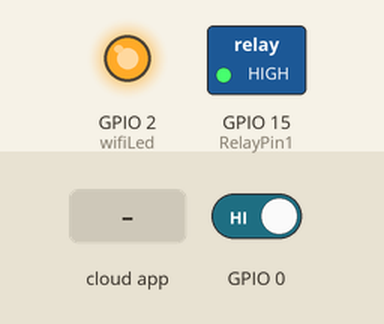
Recording of a sketch running on a simulated ESP32. On the bench: switched loads named in the sketch (green lamp = pin HIGH), output pins drawn as LEDs (lit = HIGH). Inputs (shaded band) come from the test bench; at power-on: GPIO 0 HIGH. WiFi joins after 1.5 s; servers stay silent unless stated; what the sketch prints to the serial monitor is not drawn.

Above: at 2.7 s.
2.8 s: GPIO 0 driven LOW
At 4.0 s:
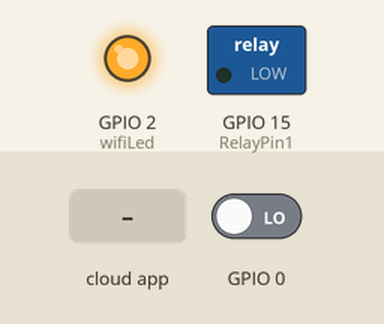
4.3 s: the phone or cloud app sets Study.Lamp to 0
At 5.5 s:
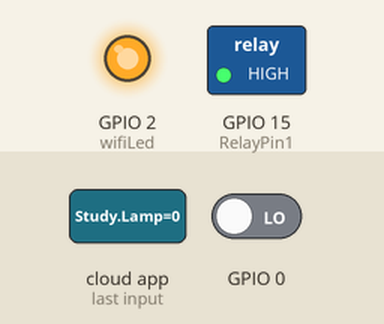
5.8 s: the phone or cloud app sets Study.Lamp to 255
At 6.8 s:
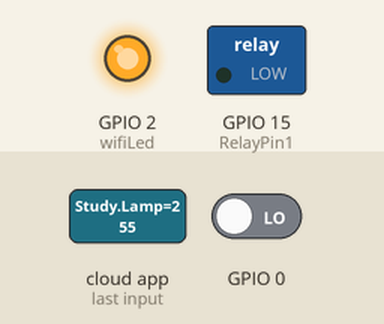
7.3 s: the phone or cloud app sets Study.Lamp to 64
At 8.0 s:
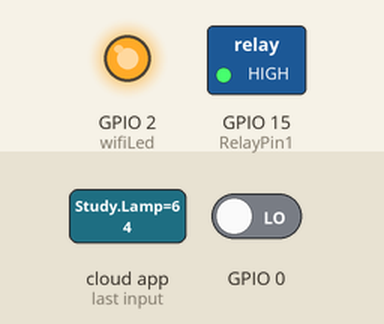
Timing chart, 0 to 10.3 s (numbered marks = the images above; inputs shaded):
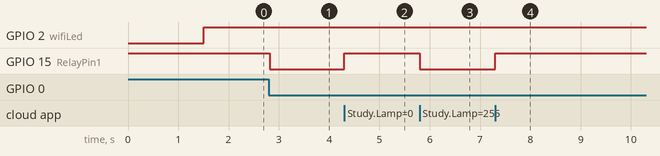

The sketch:

On_Off_With_Alexa.ino
```cpp
#include <WiFi.h>
#include <Espalexa.h>
#include <AceButton.h>
using namespace ace_button;

Espalexa espalexa;

// define the GPIO connected with Relays and switches
#define RelayPin1 15  //D23

#define wifiLed    2   //D2

// WiFi Credentials
const char* ssid = "Xiaomi_D159";
const char* password = "A5%Jimish";

// device names
String Device_1_Name = "Study Lamp";

// prototypes
boolean connectWifi();

//callback functions
void firstLightChanged(uint8_t brightness);

ButtonConfig config1;
AceButton button1(&config1);

void handleEvent1(AceButton*, uint8_t, uint8_t);
boolean wifiConnected = false;

//our callback functions
void firstLightChanged(uint8_t brightness)
{
  //Control the device
  if (brightness == 255)
    {
      digitalWrite(RelayPin1, LOW);
      Serial.println("Device1 ON");
    }
  else
  {
    digitalWrite(RelayPin1, HIGH);
    Serial.println("Device1 OFF");
  }
}

// connect to wifi – returns true if successful or false if not
boolean connectWifi()
{
  boolean state = true;
  int i = 0;

  WiFi.mode(WIFI_STA);
  WiFi.begin(ssid, password);
  Serial.println("");
  Serial.println("Connecting to WiFi");

  // Wait for connection
  Serial.print("Connecting...");
  while (WiFi.status() != WL_CONNECTED) {
    delay(500);
    Serial.print(".");
    if (i > 20) {
      state = false; break;
    }
    i++;
  }
  Serial.println("");
  if (state) {
    Serial.print("Connected to ");
    Serial.println(ssid);
    Serial.print("IP address: ");
    Serial.println(WiFi.localIP());
  }
  else {
    Serial.println("Connection failed.");
  }
  return state;
}

void addDevices(){
  // Define your devices here.
  espalexa.addDevice(Device_1_Name, firstLightChanged); //simplest definition, default state off

  espalexa.begin();
}

void setup()
{
  Serial.begin(115200);

  pinMode(RelayPin1, OUTPUT);

  pinMode(wifiLed, OUTPUT);


  //During Starting all Relays should TURN OFF
  digitalWrite(RelayPin1, HIGH);

  config1.setEventHandler(button1Handler);

  // Initialise wifi connection
  wifiConnected = connectWifi();

  if (wifiConnected)
  {
    addDevices();
  }
  else
  {
    Serial.println("Cannot connect to WiFi. So in Manual Mode");
    delay(1000);
  }
}

void loop()
{
   if (WiFi.status() != WL_CONNECTED)
  {
    //Serial.print("WiFi Not Connected ");
    digitalWrite(wifiLed, LOW); //Turn off WiFi LED
  }
  else
  {
    //Serial.print("WiFi Connected  ");
    digitalWrite(wifiLed, HIGH);
    //Manual Switch Control
    //WiFi Control
    if (wifiConnected){
      espalexa.loop();
      delay(1);
    }
    else {
      wifiConnected = connectWifi(); // Initialise wifi connection
      if(wifiConnected){
      addDevices();
      }
    }
  }
  button1.check();
}

void button1Handler(AceButton* button, uint8_t eventType, uint8_t buttonState) {
  Serial.println("EVENT1");
  EspalexaDevice* d1 = espalexa.getDevice(0); //this will get "first device", the index is zero-based
  switch (eventType) {
    case AceButton::kEventPressed:
      Serial.println("kEventPressed");
      d1->setPercent(100); //set value "brightness" in percent
      digitalWrite(RelayPin1, LOW);
      break;
    case AceButton::kEventReleased:
      Serial.println("kEventReleased");
      d1->setPercent(0); //set value "brightness" in percent
      digitalWrite(RelayPin1, HIGH);
      break;
  }
}
```

Measured:
- after the input at 2.8 s, GPIO 15 (RelayPin1): HIGH → LOW at once
- after the input at 4.3 s, GPIO 15 (RelayPin1): LOW → HIGH at once
- after the input at 5.8 s, GPIO 15 (RelayPin1): HIGH → LOW at once
- after the input at 7.3 s, GPIO 15 (RelayPin1): LOW → HIGH at once
